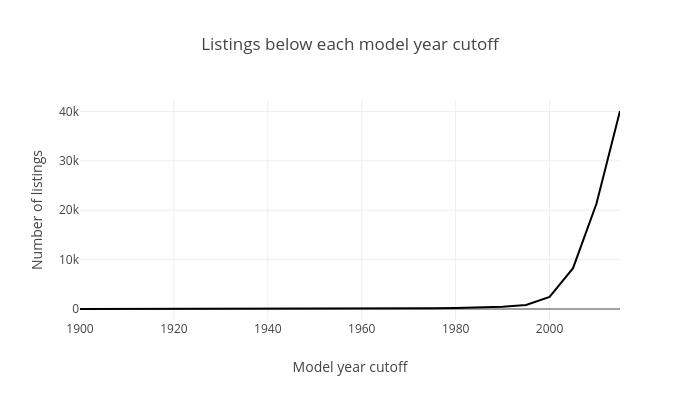

Notebook code for this chart:
### Markdown cell above
#### The graph shows that the values stabilized after the limit reached 100 USD, so that will be our cutoff. Removing listings below this value drops only 863 rows (about 1,6% of the data).

### Code cell
# Count how many listings have a model year below each candidate cutoff.
cutoffs = range(1900, 2018, 5)

px.line(
    x=cutoffs,
    y=[(vehicles_df['model_year'] < c).sum() for c in cutoffs],
    title='Listings below each model year cutoff',
    labels={'x': 'Model year cutoff', 'y': 'Number of listings'},
    width=700,
    height=400
)

### Figure 1 — Plotly figure (JSON) as saved in the notebook; plotly's stock layout.template omitted (floating-point values rounded to 4 significant figures)
{"data": [{"hovertemplate": "Model year cutoff=%{x}<br>Number of listings=%{y}<extra></extra>", "legendgroup": "", "line": {"color": "#000001", "dash": "solid"}, "marker": {"symbol": "circle"}, "mode": "lines", "name": "", "orientation": "v", "showlegend": false, "type": "scatter", "x": [1900, 1905, 1910, 1915, 1920, 1925, 1930, 1935, 1940, 1945, 1950, 1955, 1960, 1965, 1970, 1975, 1980, 1985, 1990, 1995, 2000, 2005, 2010, 2015], "xaxis": "x", "y": [0, 0, 2, 2, 2, 2, 3, 3, 4, 4, 6, 7, 10, 27, 93, 134, 191, 249, 435, 827, 2451, 8276, 21366, 40090], "yaxis": "y"}], "layout": {"height": 400, "legend": {"tracegroupgap": 0}, "title": {"text": "Listings below each model year cutoff"}, "width": 700, "xaxis": {"anchor": "y", "domain": [0, 1], "title": {"text": "Model year cutoff"}}, "yaxis": {"anchor": "x", "domain": [0, 1], "title": {"text": "Number of listings"}}}}
